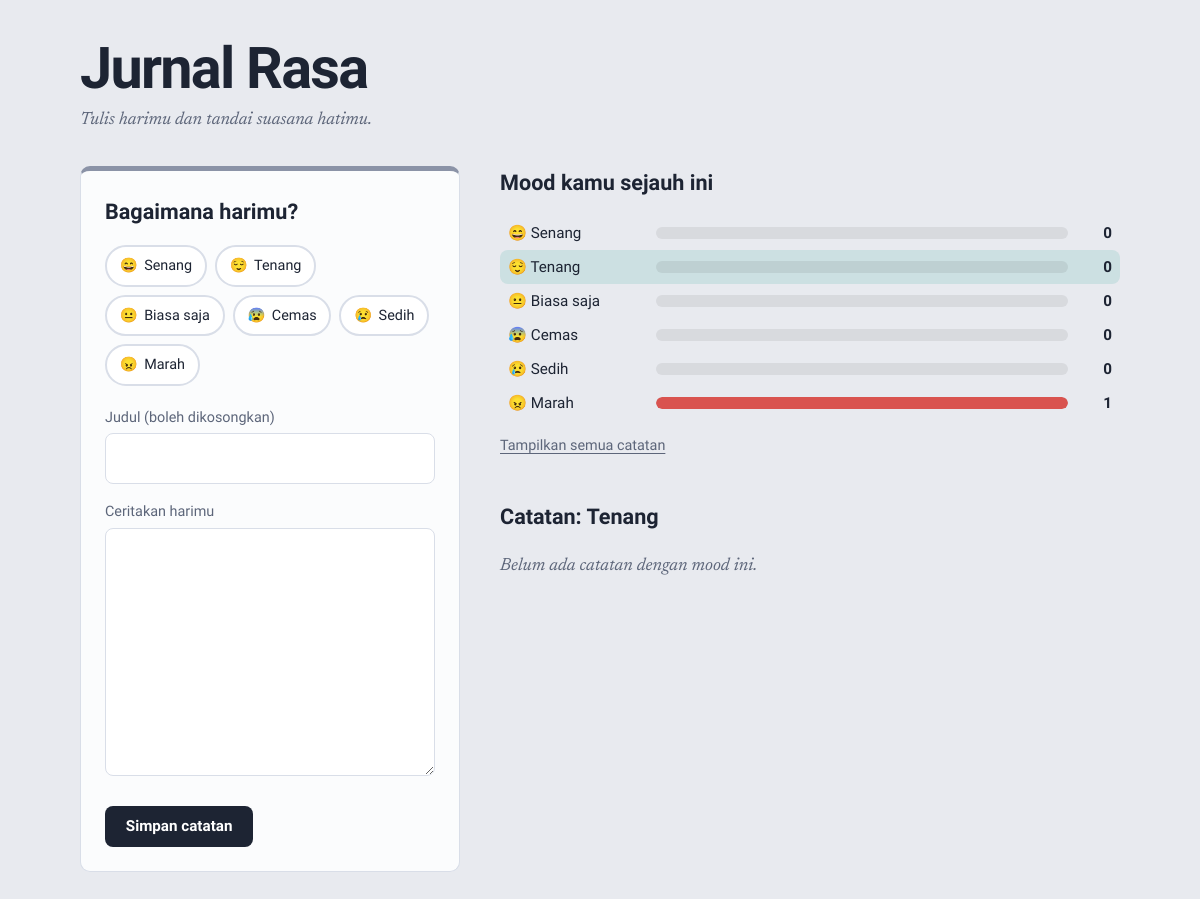
The page /?mood=tenang on the database its author committed.
### tables this page shows
CREATE TABLE entries (
                   id INTEGER PRIMARY KEY AUTOINCREMENT,
                   title TEXT,
                   content TEXT NOT NULL,
                   mood TEXT NOT NULL,
                   created_at TEXT NOT NULL
               );

### app.py (the view)
@app.route("/")
def index():
    db = get_db()
    active_mood = request.args.get("mood")
    if active_mood not in MOODS:
        active_mood = None
    if active_mood:
        entries = db.execute(
            "SELECT * FROM entries WHERE mood = ? ORDER BY created_at DESC", (active_mood,)
        ).fetchall()
    else:
        entries = db.execute("SELECT * FROM entries ORDER BY created_at DESC").fetchall()
    counts = {row["mood"]: row["total"] for row in db.execute(
        "SELECT mood, COUNT(*) AS total FROM entries GROUP BY mood")}
    total = sum(counts.values())
    biggest = max(counts.values(), default=1)
    edit = None
    edit_id = request.args.get("ubah", type=int)
    if edit_id:
        edit = db.execute("SELECT * FROM entries WHERE id = ?", (edit_id,)).fetchone()
    return render_template(
        "index.html", moods=MOODS, entries=entries, counts=counts,
        total=total, biggest=biggest, active_mood=active_mood, edit=edit,
    )

### app.py (called while the page is built)
def get_db():
    if "db" not in g:
        g.db = sqlite3.connect(DATABASE)
        g.db.row_factory = sqlite3.Row
    return g.db

### templates/index.html (shortened to what this page needs)
<!doctype html>
<html lang="id">
<head>
  <link rel="stylesheet" href="{{ url_for('static', filename='style.css') }}">
</head>
<body data-mood="{{ edit.mood if edit else '' }}">
  <header class="top">
    <h1>Jurnal Rasa</h1>
    <p>Tulis harimu dan tandai suasana hatimu.</p>
  </header>
  <main class="layout">
    <section class="write" aria-labelledby="write-title">
      <form method="post"
            action="{{ url_for('ubah', entry_id=edit.id) if edit else url_for('tambah') }}">
        <h2 id="write-title">{{ 'Ubah catatan' if edit else 'Bagaimana harimu?' }}</h2>
        <fieldset class="moods">
          {% for key, m in moods.items() %}
          <label class="mood" data-mood="{{ key }}">
            <span class="emoji" aria-hidden="true">{{ m.emoji }}</span>{{ m.label }}
          </label>
          {% endfor %}
        </fieldset>
        <label for="title">Judul (boleh dikosongkan)</label>
        <input id="title" name="title" type="text" maxlength="100"
               value="{{ edit.title if edit else '' }}">
        <label for="content">Ceritakan harimu</label>
        <textarea id="content" name="content" rows="8" required>{{ edit.content if edit else '' }}</textarea>
        <div class="actions">
          <button type="submit">{{ 'Simpan perubahan' if edit else 'Simpan catatan' }}</button>
        </div>
      </form>
    </section>
    <div class="read">
      <section class="stats" aria-labelledby="stats-title">
        <h2 id="stats-title">Mood kamu sejauh ini</h2>
        {% if total == 0 %}
          <p class="empty">Belum ada data. Simpan catatan pertamamu untuk melihat grafik mood.</p>
        {% else %}
          <ul>
            {% for key, m in moods.items() %}
            {% set n = counts.get(key, 0) %}
            <li data-mood="{{ key }}" class="{{ 'active' if active_mood == key }}">
              <a href="{{ url_for('index', mood=key) }}">
                <span class="stat-name">{{ m.emoji }} {{ m.label }}</span>
                <span class="bar"><span style="width: {{ (n / biggest * 100) | round }}%"></span></span>
                <span class="stat-num">{{ n }}</span>
              </a>
            </li>
            {% endfor %}
          </ul>
          {% if active_mood %}
            <a class="link" href="{{ url_for('index') }}">Tampilkan semua catatan</a>
          {% endif %}
        {% endif %}
      </section>
      <section class="entries" aria-labelledby="entries-title">
        <h2 id="entries-title">
          {% if active_mood %}Catatan: {{ moods[active_mood].label }}{% else %}Semua catatan{% endif %}
        </h2>
        {% for e in entries %}
        <article class="entry" data-mood="{{ e.mood }}">
          <header>
            <span class="badge">{{ moods[e.mood].emoji }} {{ moods[e.mood].label }}</span>
            <time datetime="{{ e.created_at }}">{{ e.created_at | tanggal }}</time>
          </header>
          {% if e.title %}<h3>{{ e.title }}</h3>{% endif %}
          <p>{{ e.content }}</p>
          <footer>
            <a class="link" href="{{ url_for('index', ubah=e.id) }}">Ubah</a>
            <form method="post" action="{{ url_for('hapus', entry_id=e.id) }}" class="inline"
                  data-confirm="Hapus catatan ini?">
              <button type="submit" class="link danger">Hapus</button>
            </form>
          </footer>
        </article>
        {% else %}
          <p class="empty">
            {% if active_mood %}Belum ada catatan dengan mood ini.
            {% else %}Belum ada catatan. Pilih mood di sebelah kiri, lalu mulai menulis.{% endif %}
          </p>
        {% endfor %}
      </section>
    </div>
  </main>
</body>
</html>

### static/style.css (style rules this page uses)
[data-mood="senang"] { --mood: #e9a916; }
[data-mood="tenang"] { --mood: #3aa59a; }
[data-mood="biasa"] { --mood: #8b93a7; }
[data-mood="cemas"] { --mood: #8a6fd1; }
[data-mood="sedih"] { --mood: #4f7fd6; }
[data-mood="marah"] { --mood: #d9534f; }
:root { --ink: #1d2433; --muted: #5d667a; --paper: #fbfcfd; --line: #d9dee8; --radius: 10px; }
* { box-sizing: border-box; }
body { --mood: #8b93a7; margin: 0; color: var(--ink); font-family: "Newsreader", Georgia, serif; font-size: 1.1rem; line-height: 1.6; background: color-mix(in srgb, var(--mood) 13%, #f6f7fa); transition: background-color .5s ease; }
h1, h2, h3, button, label, legend, .badge, time { font-family: "Bricolage Grotesque", system-ui, sans-serif; }
.top { max-width: 1080px; margin: 0 auto; padding: 2.5rem 1.25rem 1rem; }
.top h1 { margin: 0; font-size: clamp(2.2rem, 6vw, 3.6rem); font-weight: 800; letter-spacing: -0.03em; line-height: 1; }
.top p { margin: .5rem 0 0; color: var(--muted); font-style: italic; }
.layout { max-width: 1080px; margin: 0 auto; padding: 1rem 1.25rem 4rem; display: grid; grid-template-columns: 380px 1fr; gap: 2.5rem; align-items: start; }
h2 { font-size: 1.35rem; margin: 0 0 1rem; font-weight: 700; }
.write { position: sticky; top: 1rem; background: var(--paper); border: 1px solid var(--line); border-top: 5px solid var(--mood); border-radius: var(--radius); padding: 1.5rem; }
.moods { border: 0; padding: 0; margin: 0 0 1.25rem; display: flex; flex-wrap: wrap; gap: .5rem; }
.mood { display: inline-flex; align-items: center; gap: .4rem; padding: .45rem .8rem; border-radius: 999px; cursor: pointer; border: 2px solid var(--line); background: #fff; font-size: .9rem; font-weight: 500; color: var(--ink); transition: border-color .2s, background-color .2s; }
.write label:not(.mood) { display: block; margin: 1rem 0 .3rem; font-size: .9rem; font-weight: 500; color: var(--muted); }
input[type="text"], textarea { width: 100%; padding: .65rem .8rem; border: 1px solid var(--line); border-radius: 8px; background: #fff; font: inherit; color: var(--ink); }
textarea { resize: vertical; }
.actions { display: flex; align-items: center; gap: 1rem; margin-top: 1.25rem; }
button[type="submit"]:not(.link) { padding: .7rem 1.3rem; border: 0; border-radius: 8px; cursor: pointer; background: var(--ink); color: #fff; font-size: .95rem; font-weight: 700; }
.link { background: none; border: 0; padding: 0; cursor: pointer; font-family: "Bricolage Grotesque", system-ui, sans-serif; font-size: .9rem; font-weight: 500; color: var(--muted); text-decoration: underline; text-underline-offset: 3px; }
.stats { margin-bottom: 2.5rem; }
.stats ul { list-style: none; margin: 0 0 .75rem; padding: 0; }
.stats li a { display: grid; grid-template-columns: 8.5rem 1fr 2rem; align-items: center; gap: .75rem; padding: .3rem .5rem; border-radius: 8px; color: inherit; text-decoration: none; font-family: "Bricolage Grotesque", system-ui, sans-serif; font-size: .95rem; }
.stats li a:hover, .stats li.active a { background: color-mix(in srgb, var(--mood) 16%, transparent); }
.bar { height: 12px; background: rgba(0,0,0,.07); border-radius: 99px; overflow: hidden; }
.bar span { display: block; height: 100%; background: var(--mood); border-radius: 99px; transition: width .4s ease; }
.stat-num { text-align: right; font-weight: 700; }
.empty { color: var(--muted); font-style: italic; }

### rows shown on the page
entries: emoji "😠", label "Marah", {{ (n / biggest * 100) | round }} 100.0 (drawn), id "1"

### other values the page prints
{{ 'Ubah catatan' if edit else 'Bagaimana harimu?' }} "Bagaimana harimu?"
{{ m.emoji }} "😄" "😌" "😐" "😰" "😢" "😠"
{{ m.label }} "Senang" "Tenang" "Biasa saja" "Cemas" "Sedih" "Marah"
{{ 'Simpan perubahan' if edit else 'Simpan catatan' }} "Simpan catatan"
{{ m.emoji }} "😄" "😌" "😐" "😰" "😢"
{{ m.label }} "Senang" "Tenang" "Biasa saja" "Cemas" "Sedih"
{{ n }} "0" "0" "0" "0" "0"
{{ moods[active_mood].label }} "Tenang"
